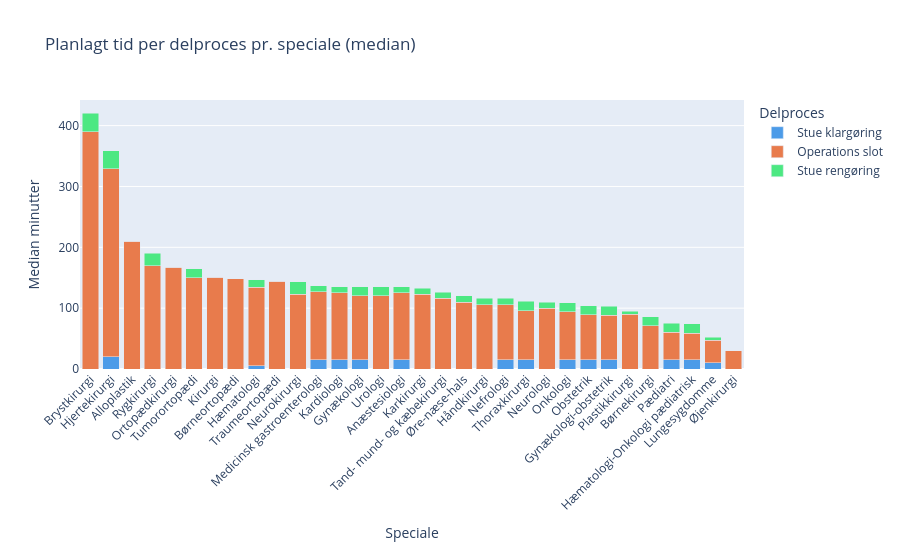

Write notebook code for a chart like this one.
### Code cell
import plotly.express as px

# Lav long-format dataframe til plotly
# Vi beregner median per speciale for hver delproces
delprocess_cols = ['Del1_Stue_klargøring', 'Del2_Operations_slot', 'Del3_Stue_rengøring']

median_per_speciale = (
    df_del.groupby('Speciale')[delprocess_cols]
    .median()
    .round(1)
    .rename(columns={
        'Del1_Stue_klargøring': 'Stue klargøring',
        'Del2_Operations_slot': 'Operations slot',
        'Del3_Stue_rengøring':  'Stue rengøring'
    })
    .reset_index()
)

# Konverter til long format (en række per speciale per delproces)
eff_long = median_per_speciale.melt(
    id_vars='Speciale',
    value_vars=['Stue klargøring', 'Operations slot', 'Stue rengøring'],
    var_name='phase',
    value_name='minutes'
)

# Sorter specialerne efter total planlagt tid (længste øverst)
order = (
    eff_long.groupby('Speciale')['minutes']
    .sum()
    .sort_values(ascending=False)
    .index.tolist()
)

fig = px.bar(
    eff_long,
    x='Speciale',
    y='minutes',
    color='phase',
    category_orders={'Speciale': order},
    color_discrete_map={
        'Stue klargøring': '#4C9BE8',
        'Operations slot': '#E87B4C',
        'Stue rengøring':  '#4CE882'
    },
    title='Planlagt tid per delproces pr. speciale (median)',
    barmode='stack'
)

fig.update_layout(
    xaxis_title='Speciale',
    yaxis_title='Median minutter',
    xaxis_tickangle=-45,
    legend_title='Delproces',
    height=550
)

fig.show()

### Figure 1 — Plotly figure (JSON) as saved in the notebook; plotly's stock layout.template omitted (floating-point values rounded to 4 significant figures)
{"data": [{"hovertemplate": "phase=Stue klargøring<br>Speciale=%{x}<br>minutes=%{y}<extra></extra>", "legendgroup": "Stue klargøring", "marker": {"color": "#4C9BE8", "pattern": {"shape": ""}}, "name": "Stue klargøring", "orientation": "v", "showlegend": true, "textposition": "auto", "type": "bar", "x": ["Alloplastik", "Anæstesiologi", "Brystkirurgi", "Børnekirurgi", "Børneortopædi", "Gynækologi", "Gynækologi-obstetrik", "Hjertekirurgi", "Håndkirurgi", "Hæmatologi", "Hæmatologi-Onkologi pædiatrisk", "Kardiologi", "Karkirurgi", "Kirurgi", "Lungesygdomme", "Medicinsk gastroenterologi", "Nefrologi", "Neurokirurgi", "Neurologi", "Obstetrik", "Onkologi", "Ortopædkirurgi", "Plastikkirurgi", "Pædiatri", "Rygkirurgi", "Tand- mund- og kæbekirurgi", "Thoraxkirurgi", "Traumeortopædi", "Tumorortopædi", "Urologi", "Øjenkirurgi", "Øre-næse-hals"], "xaxis": "x", "y": [0.0, 15.0, 0.0, 0.0, 0.0, 15.0, 15.0, 20.0, 0.0, 5.0, 15.0, 15.0, 0.0, 0.0, 10.0, 15.0, 15.0, 0.0, 0.0, 15.0, 15.0, 0.0, 0.0, 15.0, 0.0, 0.0, 15.0, 0.0, 0.0, 0.0, 0.0, 0.0], "yaxis": "y"}, {"hovertemplate": "phase=Operations slot<br>Speciale=%{x}<br>minutes=%{y}<extra></extra>", "legendgroup": "Operations slot", "marker": {"color": "#E87B4C", "pattern": {"shape": ""}}, "name": "Operations slot", "orientation": "v", "showlegend": true, "textposition": "auto", "type": "bar", "x": ["Alloplastik", "Anæstesiologi", "Brystkirurgi", "Børnekirurgi", "Børneortopædi", "Gynækologi", "Gynækologi-obstetrik", "Hjertekirurgi", "Håndkirurgi", "Hæmatologi", "Hæmatologi-Onkologi pædiatrisk", "Kardiologi", "Karkirurgi", "Kirurgi", "Lungesygdomme", "Medicinsk gastroenterologi", "Nefrologi", "Neurokirurgi", "Neurologi", "Obstetrik", "Onkologi", "Ortopædkirurgi", "Plastikkirurgi", "Pædiatri", "Rygkirurgi", "Tand- mund- og kæbekirurgi", "Thoraxkirurgi", "Traumeortopædi", "Tumorortopædi", "Urologi", "Øjenkirurgi", "Øre-næse-hals"], "xaxis": "x", "y": [210.0, 110.0, 390.0, 71.0, 148.0, 105.0, 73.0, 309.0, 106.0, 129.0, 44.0, 110.0, 123.0, 151.0, 37.0, 112.0, 91.0, 123.0, 100.0, 74.0, 79.0, 167.0, 90.0, 45.0, 170.0, 116.0, 81.0, 144.0, 150.0, 120.0, 30.0, 110.0], "yaxis": "y"}, {"hovertemplate": "phase=Stue rengøring<br>Speciale=%{x}<br>minutes=%{y}<extra></extra>", "legendgroup": "Stue rengøring", "marker": {"color": "#4CE882", "pattern": {"shape": ""}}, "name": "Stue rengøring", "orientation": "v", "showlegend": true, "textposition": "auto", "type": "bar", "x": ["Alloplastik", "Anæstesiologi", "Brystkirurgi", "Børnekirurgi", "Børneortopædi", "Gynækologi", "Gynækologi-obstetrik", "Hjertekirurgi", "Håndkirurgi", "Hæmatologi", "Hæmatologi-Onkologi pædiatrisk", "Kardiologi", "Karkirurgi", "Kirurgi", "Lungesygdomme", "Medicinsk gastroenterologi", "Nefrologi", "Neurokirurgi", "Neurologi", "Obstetrik", "Onkologi", "Ortopædkirurgi", "Plastikkirurgi", "Pædiatri", "Rygkirurgi", "Tand- mund- og kæbekirurgi", "Thoraxkirurgi", "Traumeortopædi", "Tumorortopædi", "Urologi", "Øjenkirurgi", "Øre-næse-hals"], "xaxis": "x", "y": [0.0, 10.0, 30.0, 15.0, 0.0, 15.0, 15.0, 30.0, 10.0, 12.5, 15.0, 10.0, 10.0, 0.0, 5.0, 10.0, 10.0, 20.0, 10.0, 15.0, 15.0, 0.0, 5.0, 15.0, 20.0, 10.0, 15.0, 0.0, 15.0, 15.0, 0.0, 10.0], "yaxis": "y"}], "layout": {"barmode": "stack", "height": 550, "legend": {"title": {"text": "Delproces"}, "tracegroupgap": 0}, "title": {"text": "Planlagt tid per delproces pr. speciale (median)"}, "xaxis": {"anchor": "y", "categoryarray": ["Brystkirurgi", "Hjertekirurgi", "Alloplastik", "Rygkirurgi", "Ortopædkirurgi", "Tumorortopædi", "Kirurgi", "Børneortopædi", "Hæmatologi", "Traumeortopædi", "Neurokirurgi", "Medicinsk gastroenterologi", "Kardiologi", "Gynækologi", "Urologi", "Anæstesiologi", "Karkirurgi", "Tand- mund- og kæbekirurgi", "Øre-næse-hals", "Håndkirurgi", "Nefrologi", "Thoraxkirurgi", "Neurologi", "Onkologi", "Obstetrik", "Gynækologi-obstetrik", "Plastikkirurgi", "Børnekirurgi", "Pædiatri", "Hæmatologi-Onkologi pædiatrisk", "Lungesygdomme", "Øjenkirurgi"], "categoryorder": "array", "domain": [0, 1], "tickangle": -45, "title": {"text": "Speciale"}}, "yaxis": {"anchor": "x", "domain": [0, 1], "title": {"text": "Median minutter"}}}}
